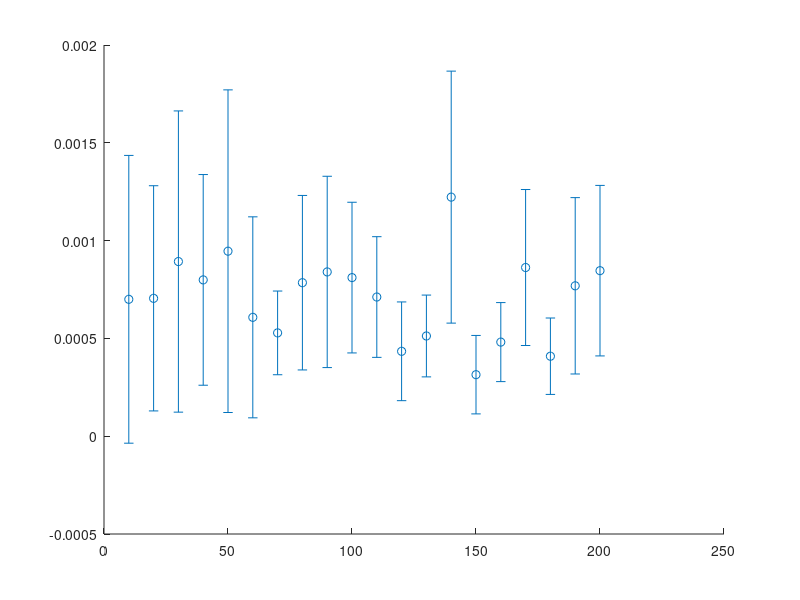

The MATLAB source for this figure: (Note: this script raises an error after producing the figure.)
N = 15;
pmat = load('./0x8E_bin_10_5_200_N_15/p.mat');
p = pmat.p;

tmat = load('./0x8E_bin_10_5_200_N_15/t.mat');
t = tmat.t;

vmat = load('./0x8E_bin_10_5_200_N_15/v.mat');
v = vmat.v;

circuitTrue = 6.29e-4*ones(size(p));
yeastTrue = 1.202e-6*ones(size(p));
motilTrue = 2.16117e-7*ones(size(p));
futileTrue = 1.71e-7*ones(size(p));

x = 10:5:200;
err = zeros(size(x));

for i = 1:size(x, 2)
    disp(v(i))
    SE = (1/sqrt(N))*sqrt(v(i));
    disp(SE)
    zstar = 1.96;
    err(i) = zstar*SE;
end

figure(1)
%hold on
%plot(bin_pop_values, p, bin_pop_values, yeastTrue, 'lineWidth', 2)
hold on
errorbar(x(1:2:end), p(1:2:end), err(1:2:end), 'o', 'LineWidth', 2)
hold on
plot(x(1:2:end), circuitTrue(1:2:end), 'lineWidth', 2)
hold on
plot(x(1:2:end), p(1:2:end), ':', 'LineWidth', 1.5, 'Color', [0 0.447 0.7410])
legend("WE Estimate", "True Probability")
set (gcf, 'color', 'w')
legend boxoff 
xlabel("Bin Size", 'fontsize', 20)
ylabel("Probability", 'fontsize', 20)
set (gca, 'linewidth', 4)
%set(gca, 'YScale', 'log')
ylim([-0.5*10^-03 2*10^-03])
%ax = gca;
%exportgraphics(ax,'yeast_estimate_log.png','Resolution',96)



figure(2)
hold on
plot(x(1:2:end), t(1:2:end), 'lineWidth', 2)
legend("Time")
set (gcf, 'color', 'w')
legend boxoff 
xlabel("Bin Size", 'fontsize', 20)
ylabel("Time(s)", 'fontsize', 20)
set (gca, 'linewidth', 4)
ay=gca;
%exportgraphics(ay,'yeast_time.png','Resolution',96)

%{
figure(3)
hold on
plot(bin_pop_values, p, bin_pop_values, yeastTrue, 'lineWidth', 2)
legend("WE Estimate", "True Probability")
set (gcf, 'color', 'w')
legend boxoff 
xlabel("Bin Size", 'fontsize', 20)
ylabel("Probability", 'fontsize', 20)
set (gca, 'linewidth', 4)
az=gca;
%exportgraphics(az,'yeast_estimate.png','Resolution',96)

%}

